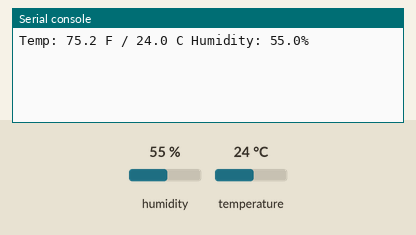
Bench run of a program on a simulated CircuitPython board. Parts: the last lines printed to the serial console. The inputs (shaded band) are chosen by the test bench; at power-on: humidity 55 %, temperature 24 °C.

Above: at 1.2 s.
1.3 s: humidity set to 22 %
At 3.1 s:
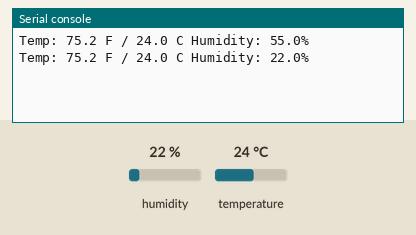
4.3 s: temperature set to 12 °C
At 5.5 s:
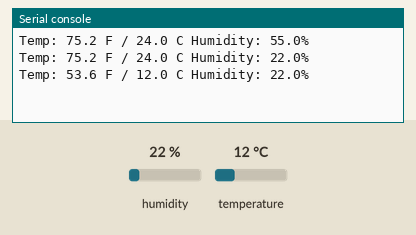
7.3 s: humidity set to 40 %
At 10.4 s:
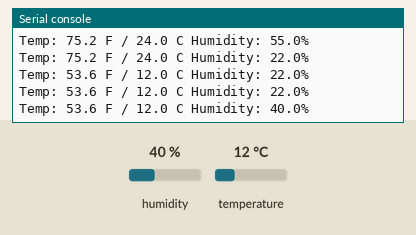
Timing chart, 0 to 11.9 s (numbered marks = the images above; inputs shaded):
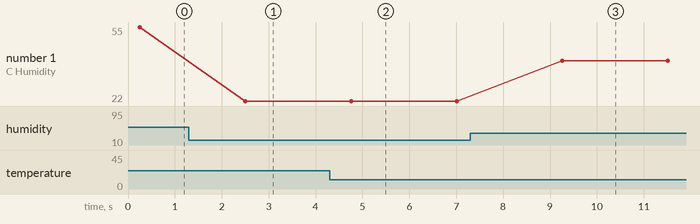

The program:

dht_test.py
```python
import time
import board
import adafruit_dht

dhtDevice = adafruit_dht.DHT22(board.D17, use_pulseio=False)

while True:
    try:
        temperature_c = dhtDevice.temperature
        temperature_f = temperature_c * (9 / 5) + 32
        humidity = dhtDevice.humidity
        print("Temp: {:.1f} F / {:.1f} C Humidity: {}%".format(temperature_f, temperature_c, humidity))

    except RuntimeError as error:
        print(error.args[0])
        time.sleep(2)
        continue
    except Exception as error:
        dhtDevice.exit()
        raise error

    time.sleep(2)
```

Measured:
- after the input at 1.3 s, the serial console: prints a new line after 1.2 s (image 1)
- after the input at 4.3 s, the serial console: prints a new line after 0.46 s (image 2)
- after the input at 7.3 s, the serial console: prints a new line after 2.0 s (image 3)
- plotted number 1: 55 → 22 after the input at 1.3 s, 22 → 40 after the input at 7.3 s
